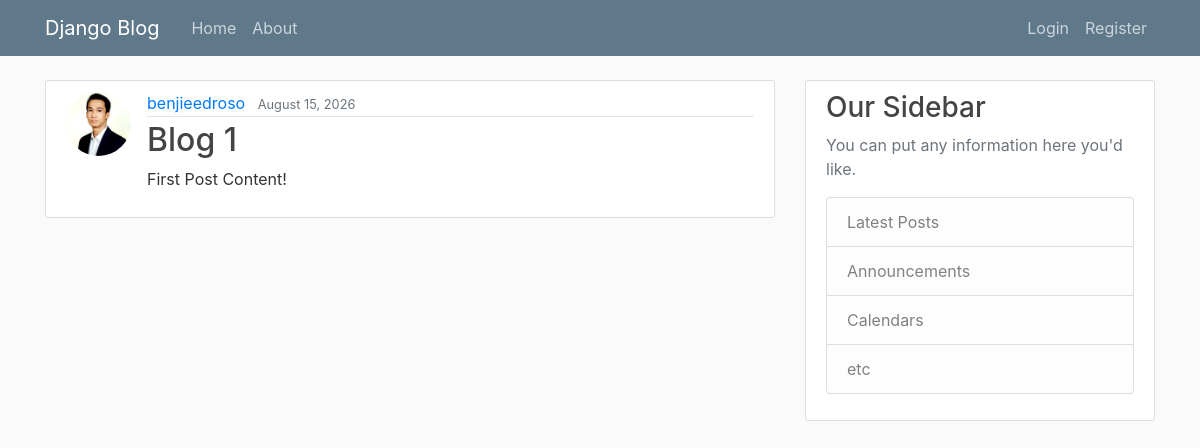
/post/1/, run on an earlier commit of the app's database.
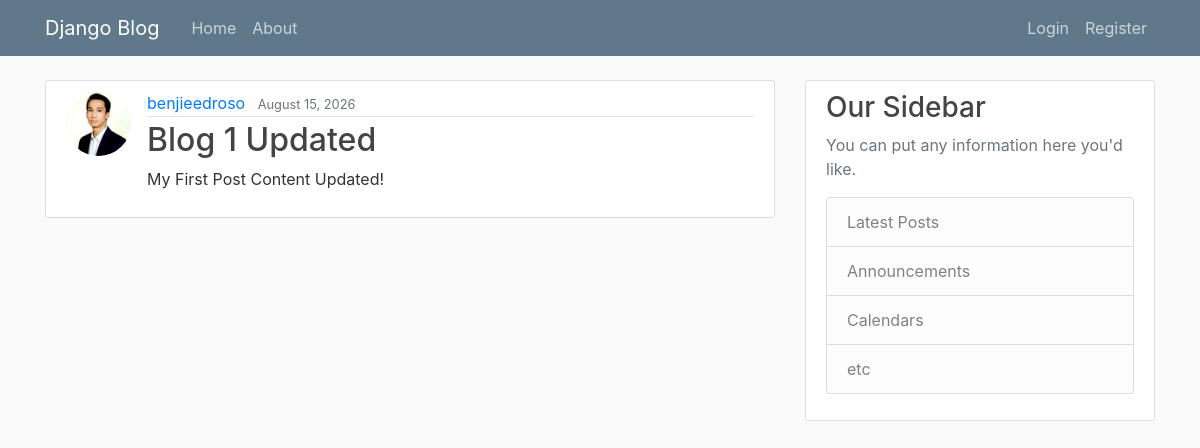
And on a later commit of the database.
### blog/models.py (models this page shows, shortened)
class Post(models.Model):
	title = models.CharField(max_length=100)
	content = models.TextField()
	date_posted = models.DateTimeField(default=timezone.now)
	author = models.ForeignKey(User, on_delete=models.CASCADE)

### users/models.py (models this page shows, shortened)
class Profile(models.Model):
	user = models.OneToOneField(User, on_delete=models.CASCADE)
	image = models.ImageField(default='default.jpg', upload_to='profile_pics')

### blog/views.py (the view)
# urls.py: path('post/<int:pk>/', PostDetailView.as_view(), name='post-detail'),
class PostDetailView(DetailView):
	model = Post

### blog/templates/blog/post_detail.html (shortened to what this page needs)
{% extends 'blog/base.html' %}
{% block content %}
	<article class="media content-section">
		<img src="{{ object.author.profile.image.url }}" class="rounded-circle article-img">
	  <div class="media-body">
	    <div class="article-metadata">
	      <a class="mr-2" href="#">{{ object.author }}</a>
	      <small class="text-muted">{{ object.date_posted|date:'F d, Y' }}</small>
	    </div>
	    <h2><a class="article-title" href="#">{{ object.title }}</a></h2>
	    <p class="article-content">{{ object.content }}</p>
	  </div>
	</article>
{% endblock content%}

What changed in the data, as far as the page shows it:
changed Post "benjieedroso": title "Blog 1" → "Blog 1 Updated"; content "First Post Content!" → "My First Post Content Updated!"
